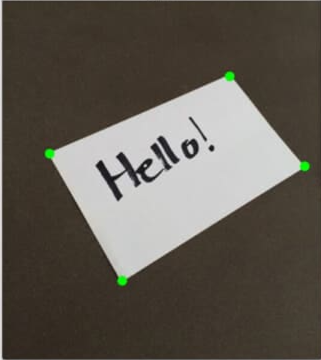
#> input picture first/oen.png, 321 x 360 px, found by its file name
$ python 6.crop.py
#> lines starting #> are read from the running program, lines starting #| are printed output that depends on the picture
import cv2
path="first/oen.png"
img=cv2.imread(path)
#> img is the input picture: shape (360, 321, 3); mean B, G, R 81.6, 90.2, 95.9
width,height=400,400
imgresize=cv2.resize(img,(width,height))
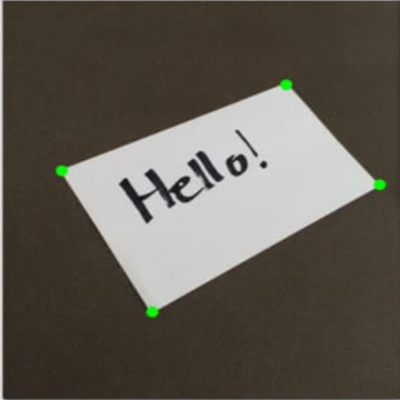
#> imgresize: shape (400, 400, 3); mean B, G, R 81.6, 90.1, 95.9
imgcrop=img[60:300,50:]
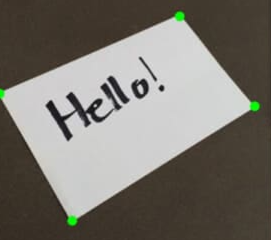
#> imgcrop: shape (240, 271, 3); mean B, G, R 109.3, 116.5, 120.5


cv2.imshow("original image",img)
cv2.imshow("resized image",imgcrop)
cv2.waitKey(0)
